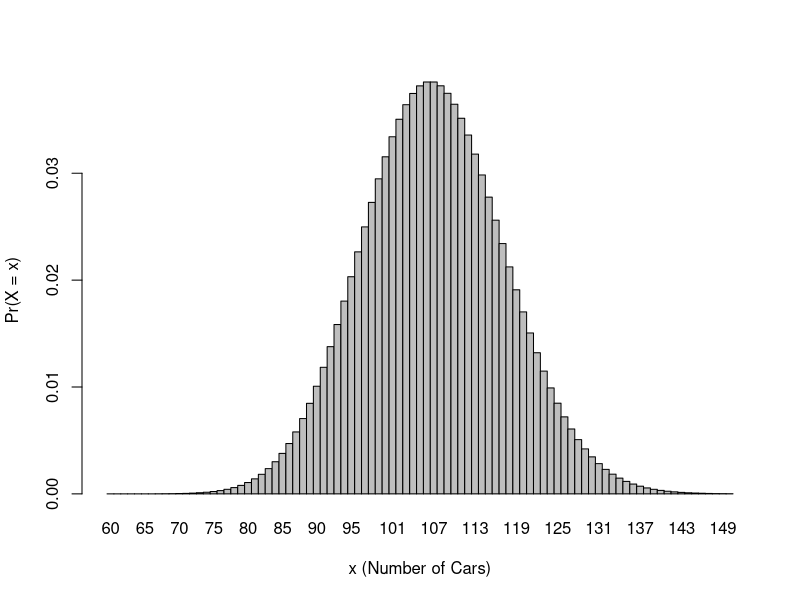
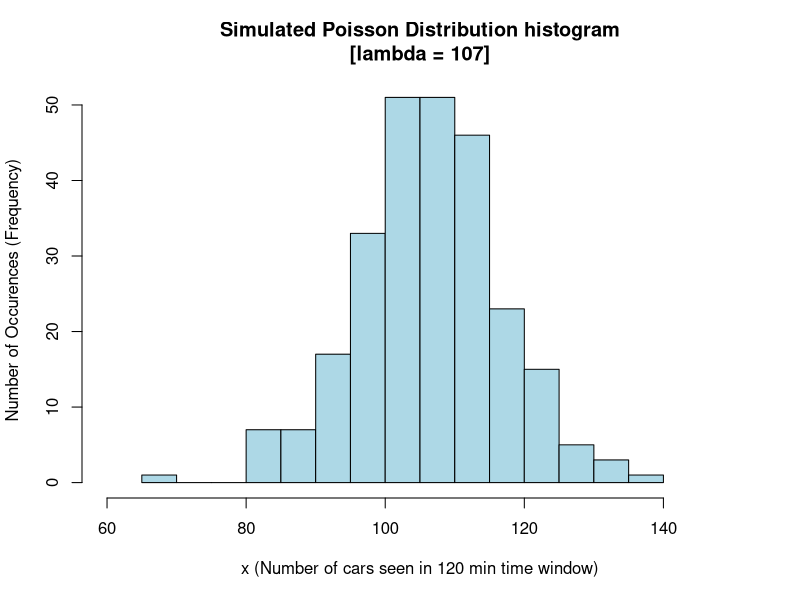

Source code (R) for these figures, in order:
# 16.2 Every Saturday, at the same time, an individual stands by the side of
#      a road and tallies the number of cars going by within a 120-minute
#      window. Based on previous knowledge, she believes that the mean
#      number of cars going by during this time is exactly 107. Let X represent
#      the appropriate Poisson random variable of the number of cars
#      passing her position in each Saturday session.

# 16.2a What is the probability that more than 100 cars pass her on any given Saturday?

1 - ppois(q=100, lambda=107)

# 16.2b Determine the probability that no cars pass

dpois(x=0, lambda=107)
ppois(q=0, lambda=107)

# 16.2c Plot the relevant Poisson mass function over the values in 60 <= x <= 150

probs = dpois(x=60:150, lambda=107)

barplot(probs,space=0,names.arg=60:150, xlab="x (Number of Cars)",ylab="Pr(X = x)")

# 16.2d Simulate 260 results from this distribution.
#       Plot the simulated results using hist; use xlim to set the horizontal
#       limits from 60 to 150. Compare your histogram to the shape of your
#       mass function from (c).

sim <- rpois(n=260,lambda=107)

hist(sim,xlim=c(60,150),col="lightblue",xlab="x (Number of cars seen in 120 min time window)",ylab="Number of Occurences (Frequency)",main="Simulated Poisson Distribution histogram\n[lambda = 107]")

     